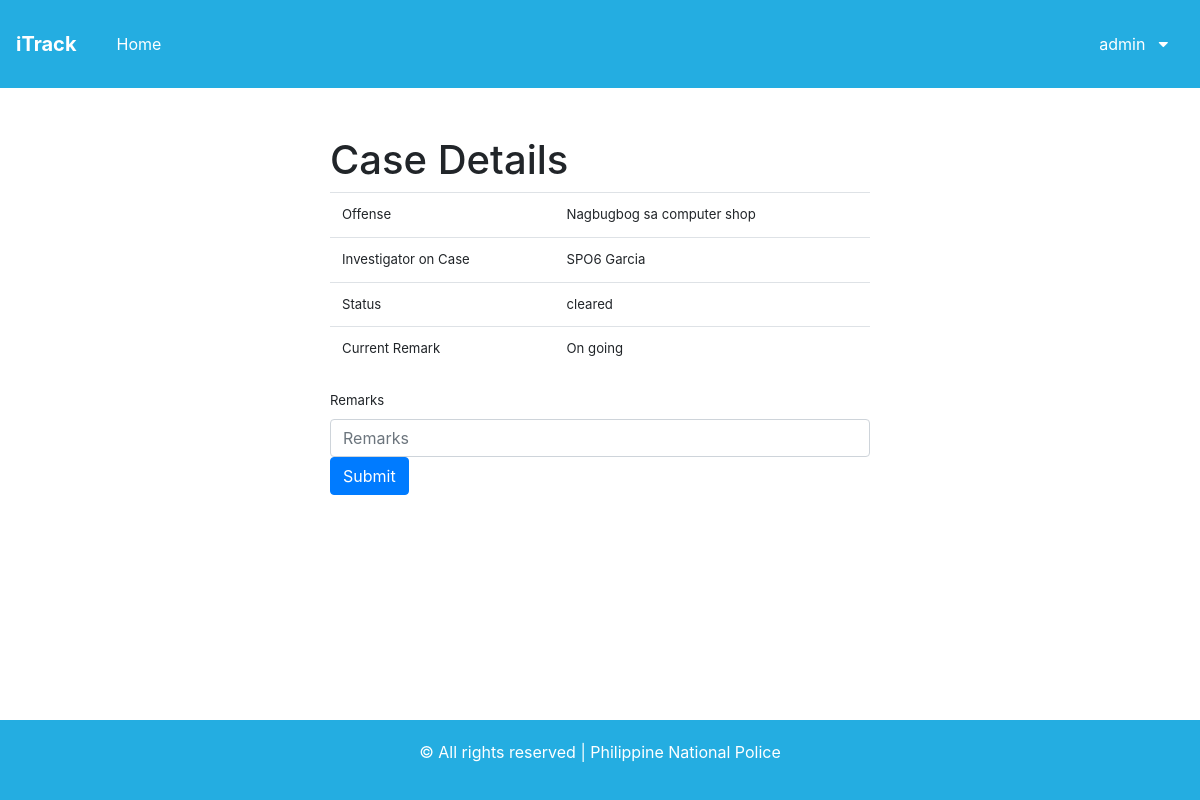
Before: /itrackfinal/editRemarks.php?id=20 (signed in) with the older database file.
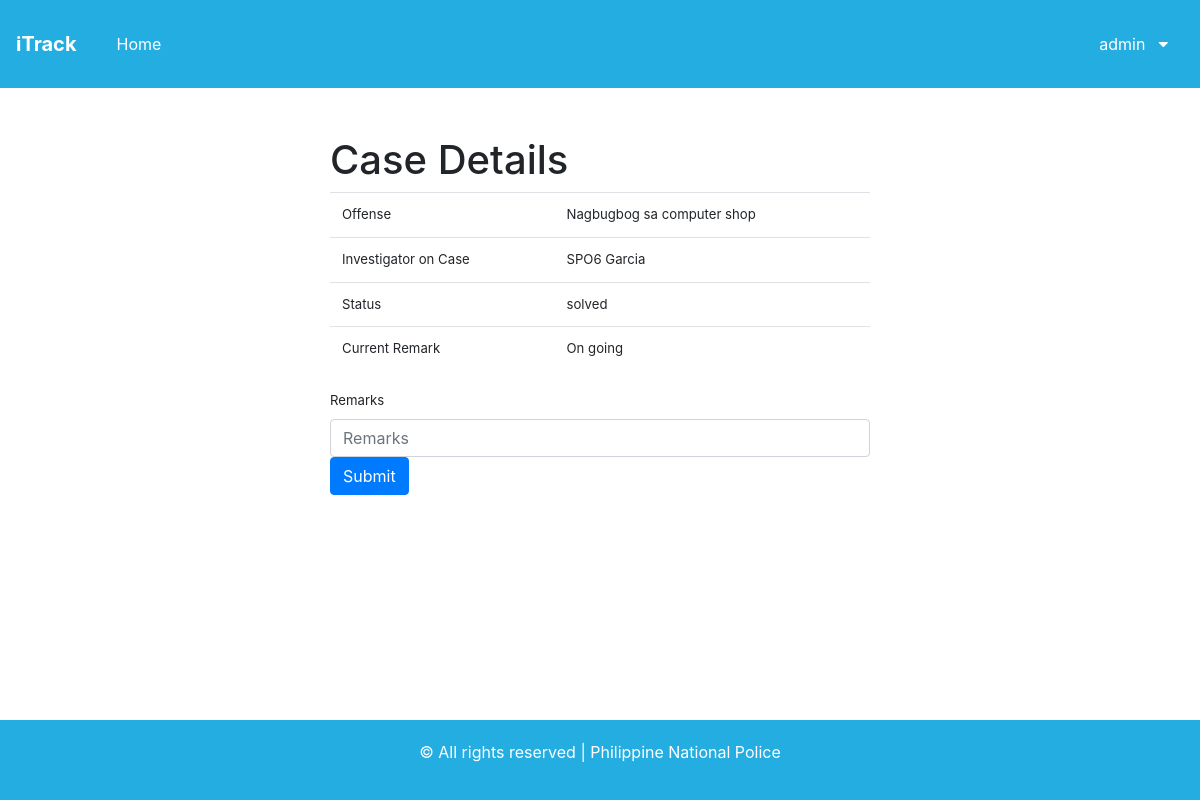
After: the same page with the newer database file.
### tables this page shows
CREATE TABLE `adminview` (
  `userID` int(11) NOT NULL,
  `benNum` int(11) NOT NULL,
  `compOffense` varchar(150) NOT NULL,
  `dateComi` date NOT NULL,
  `compStatus` longtext NOT NULL,
  `compInv` varchar(200) NOT NULL,
  `compRemarks` longtext NOT NULL,
  `remark_id` int(11) NOT NULL,
  `dateCompl` date DEFAULT NULL
);

### itrackfinal/editRemarks.php (the view, shortened to what this page needs)
<?php
    include 'includes/admin.inc.php';
    require "adminheader.php";
    $id = $_GET['id'];
    $sql="SELECT * FROM adminview WHERE benNum = $id";
    $result = $conn->query($sql);
    $result = mysqli_fetch_assoc($result)
?>
<!DOCTYPE html>
<html lang="en">
<head>
    <link rel="stylesheet" href="css/bootstrap.css">
    <link href="//maxcdn.bootstrapcdn.com/font-awesome/4.7.0/css/font-awesome.min.css" rel="stylesheet">
</head>
<body>
    <br>
    <br>
    <div class="container">
        <div class="row">
            <div class="col-sm-6 offset-sm-3">
                <table class="table">
                <h1>Case Details</h1>
                    <tbody>
                        <tr>
                            <td>Offense</td>
                            <td><?=$result['compOffense']?></td>
                        </tr>
                        <tr>
                            <td>Investigator on Case</td>
                            <td><?=$result['compInv']?></td>
                        </tr>
                        <tr>
                         <td> Status</td>
                         <td> <?=$result['compStatus']?></td>
                        </tr>
                        <tr>
                            <td> Current Remark</td>
                            <td> <?=$result['compRemarks']?></td>
                        </tr>
                    </tbody>
                </table>
            </div>
        </div>
        <div class="row">
            <div class="col-sm-6 offset-sm-3">
                <form action="<?php echo $_SERVER['PHP_SELF']; ?>" method="post">
                <div class=form-group>
                    <label for="compRemarks">Remarks</label>
                    <input class="form-control" type="text" name="compRemarks" value="" placeholder="Remarks">
                    <button class="btn btn-primary" type="submit" name="case-submit">Submit</button>
                </form>
            </div>
        </div>
    </div>
</body>
</html>
<?php
    require "viewingfooter.php";
?>

Changed rows visible on the page:
changed adminview "Nagbugbog sa computer shop": compStatus "cleared" → "solved"
